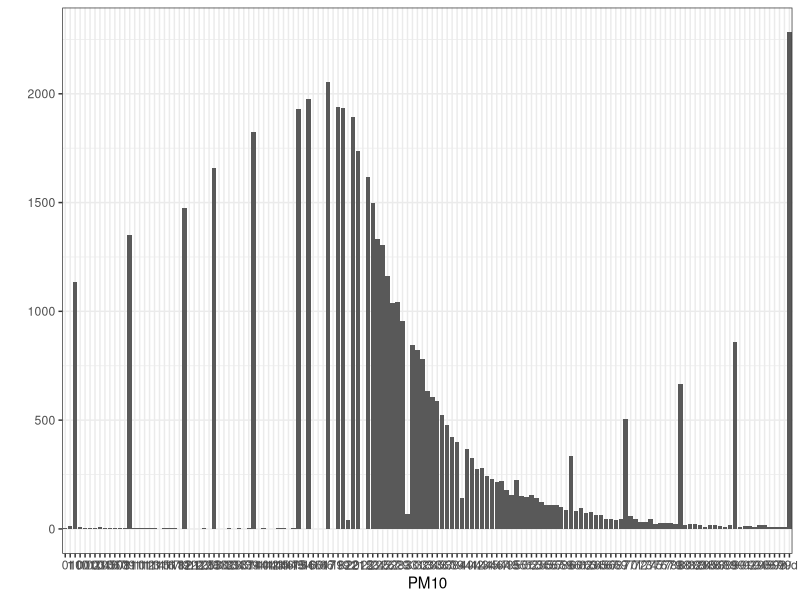
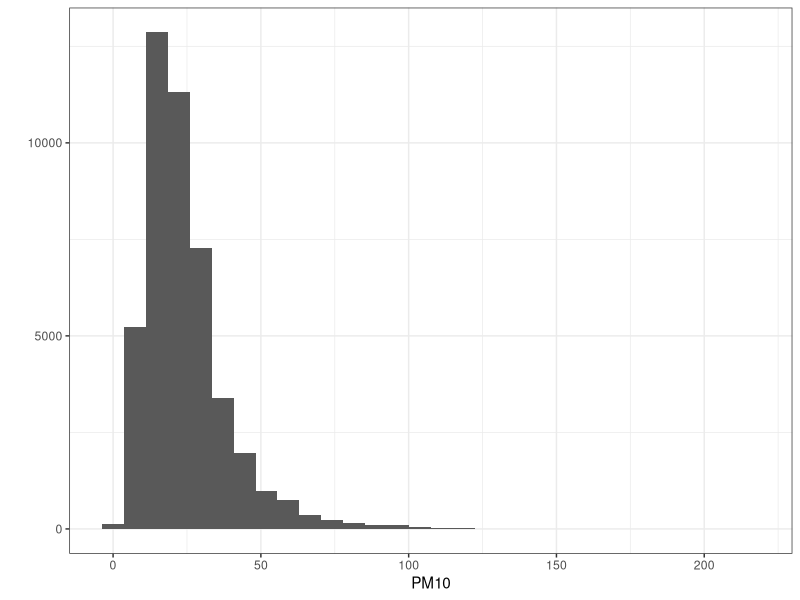
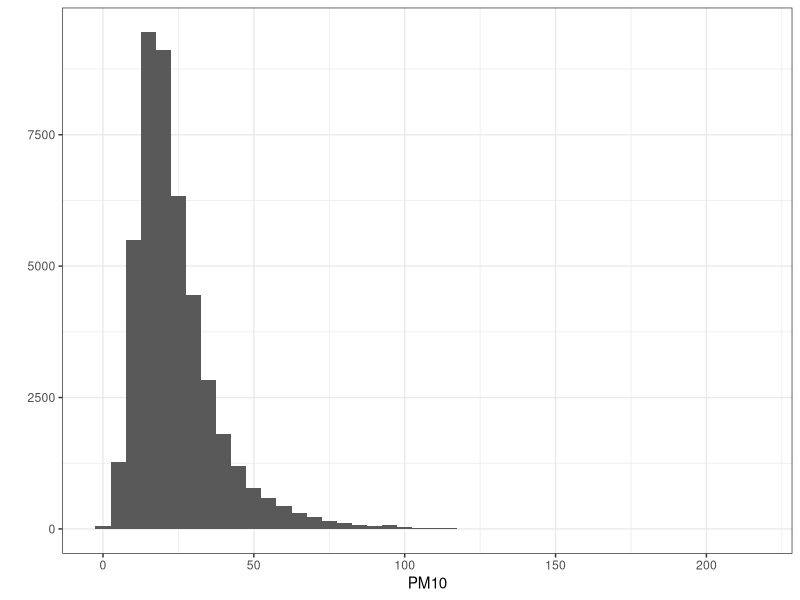
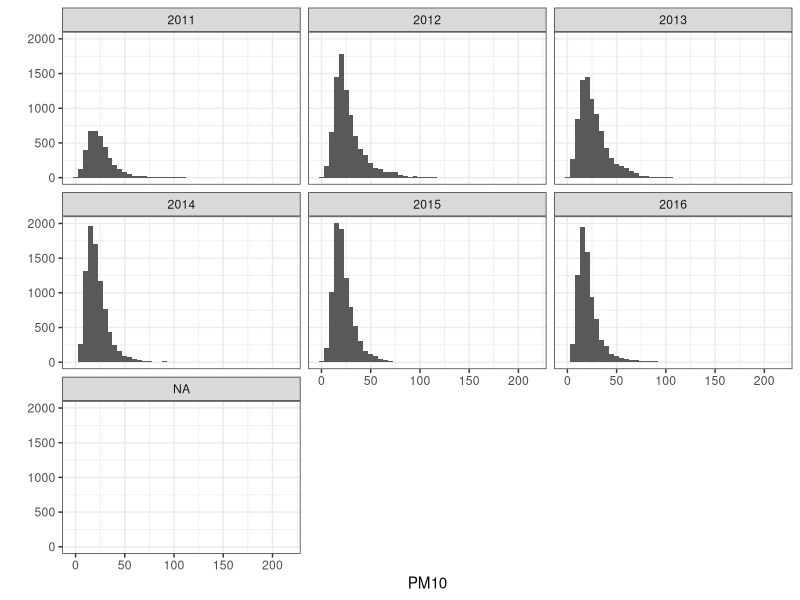
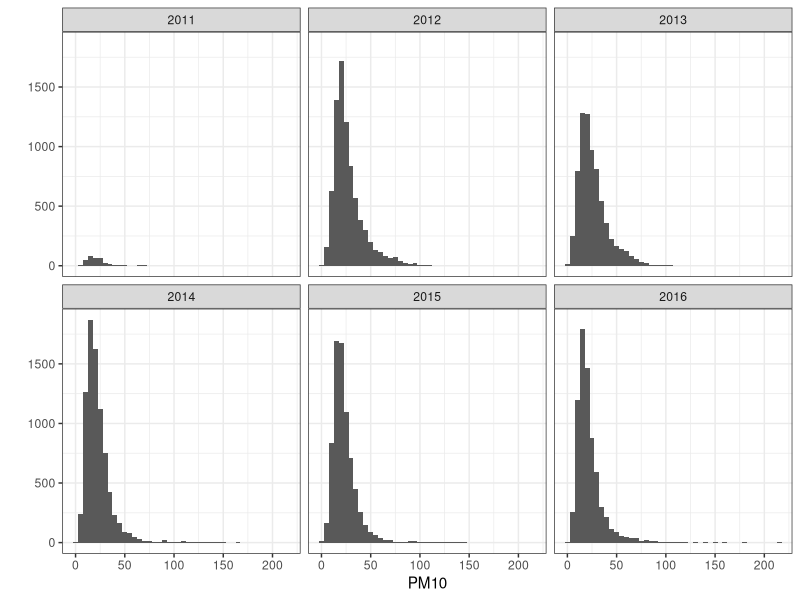
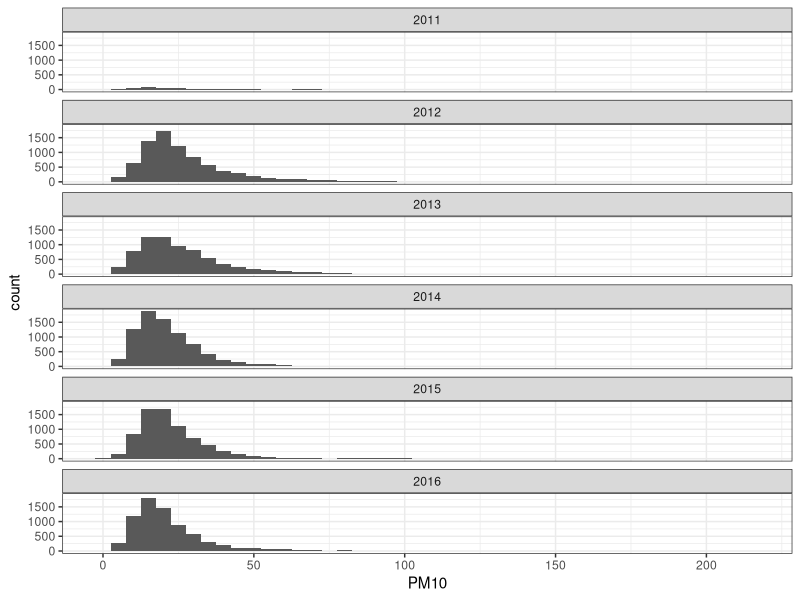
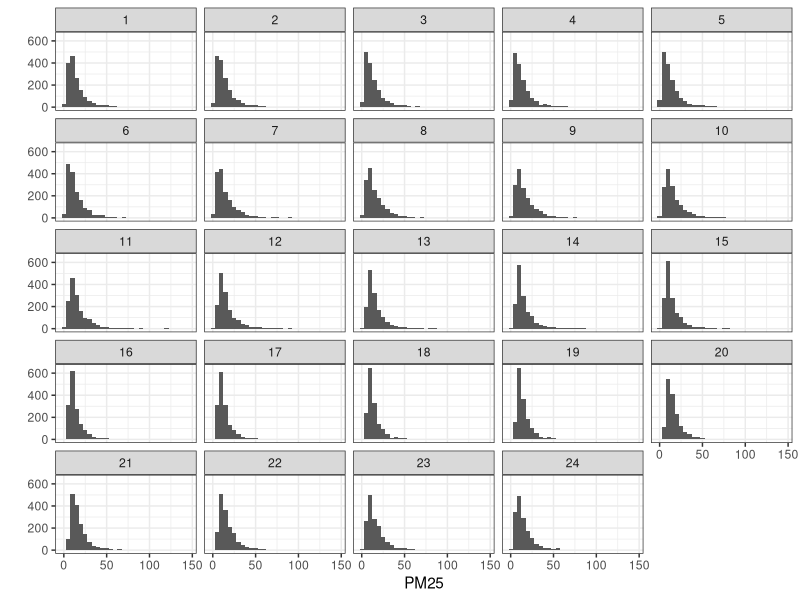
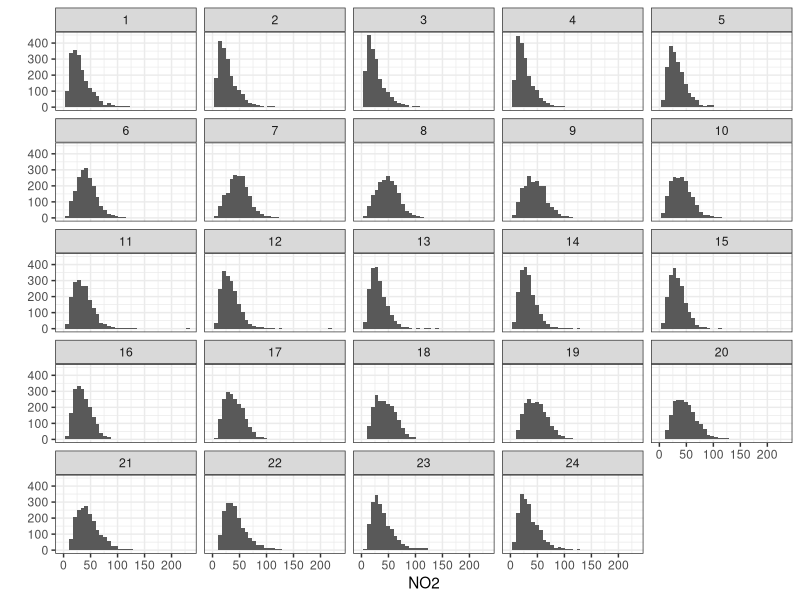

The R source for these figures, in order:
## ---- chunk 1
knitr::opts_chunk$set(echo = TRUE)
library(ggplot2)
library(tidyverse)
library(GGally)
library(lubridate)

theme_set(theme_bw())

## ---- chunk 2
airparif <- read.csv("airparif_centre_8_12_2016.csv", sep = ";", stringsAsFactors = FALSE)
#airparif <- read.csv("airparif_centre_8_12_2016.csv", sep = ";")

dim(airparif)
str(airparif)
summary(airparif)
head(airparif,20)
tail(airparif,20)

## ---- chunk 3

airparif$date <- as.Date(airparif$date, format = "%d/%m/%Y") 
str(airparif)

## ---- chunk 4

# remove 1st row
airparif <- airparif[-1,]

# make a copy
airparif$date2 <- airparif$date

airparif <- separate(airparif, date2, c("year", "month", "day"), sep="-")
str(airparif)

#fix malformed date for row 212
#airparif$date[212] <- "2011-07-20"

#try again
#airparif <- separate(airparif, date, c("year", "month", "day"), sep="-")

## ---- chunk 5

# get column names
names(airparif)


## ---- chunk 6

qplot(data = airparif, PM10)

## ---- chunk 7

str(airparif)

## ---- chunk 8

# create list of cols to convert
cols<- names(airparif)
cols.num <- cols[3:length(airparif)]

# convert pollutants to numeric
airparif[cols.num] <- lapply(airparif[cols.num], as.numeric)


# this converts everything to a list
# need to reconvert to df
airparif <- data.frame(airparif)
str(airparif)
summary(airparif)


# plot again
qplot(data = airparif, PM10)

# increase # of bins
qplot(data = airparif, PM10, binwidth = 5)


## ---- chunk 9
# by year
qplot(data = airparif, PM10, binwidth = 5, facets = ~year)

# remove the NA values
qplot(data = na.omit(airparif), PM10, binwidth = 5, facets = ~year)

# what were the max values for each year?
tapply(airparif$PM10, airparif$year, summary)

ggplot(aes(PM10), data = na.omit(airparif)) +
  geom_histogram(binwidth = 5) +
  facet_wrap(~year, ncol = 1)

## ---- chunk 10

qplot(data = na.omit(airparif), PM25, binwidth = 5, facets = ~heure)
qplot(data = airparif, NO2, binwidth = 7, facets = ~heure)
qplot(data = airparif, O3, binwidth = 3, facets = ~year)
qplot(data = na.omit(airparif), CO, facets = ~year)


## ---- chunk 11

ggplot(aes(x = as.factor(year), y = PM10), data = na.omit(airparif)) +
  geom_boxplot(na.rm = TRUE)

ggplot(aes(x = as.factor(year), y = PM25), data = airparif) +
  geom_boxplot()

ggplot(aes(x = as.factor(year), y = NO2), data = airparif) +
  geom_boxplot()

ggplot(aes(x = as.factor(year), y = O3), data = airparif) +
  geom_boxplot()

## ---- chunk 12

ggplot(data = airparif, aes(x = date, y = PM25)) +
  geom_point(alpha = 0.2)

## ---- chunk 13
  
summary <- airparif %>% 
  group_by(date) %>% 
  summarise_each(funs(mean), PM10, PM25, NO2, O3, CO) %>% 
  ungroup() 

#mutate(yr.month = year * 100 + month) %>% 
  #group_by(yr.month) %>% 
  #arrange(yr.month)'''
  

head(summary)
tail(summary)

## ---- chunk 14

# plot trend

ggplot(aes(date, PM10), data = na.omit(summary)) +
  geom_line()
  

## ---- chunk 15

ggplot(aes(date, PM10), data = summary) +
  geom_line() +
  geom_hline(yintercept = 25, col = "green") +
  geom_hline(yintercept = 50, col = "yellow") +
  geom_hline(yintercept = 75, col = "orange") +
  geom_hline(yintercept = 100, col = "red")
## ---- chunk 16

# add a levels column to summary

#x <- list(1:3, 4:6)
#do.call(cbind, lapply(x, function(i) rowMeans(dat[, i])))

x = summary[2:6]
x

# create function to set pollution levels



pollution.level <- function(x, lower = 0, upper = 100, 
                            by = 25, sep = "-", above.char = "+") {
 labs <- c("very low", "low", "medium", "high", "very high")

 cut(floor(x), 
     breaks = c(seq(lower, upper, by = by), Inf),
     right = FALSE, 
     labels = labs)
}

# apply to all the columns of x
x[1:5] <- lapply(x[1:5], pollution.level)





## ---- chunk 17

levels <- cbind(summary[1], x)

# gather(cases, "year", "n", 2:4)
levels.long <- gather(levels, "pollutant", "level", 2:6)

#spread(pollution, size, amount)

# reshaping to long format
count.levels.l <- levels %>% 
  # collapse pollutant columns into one
  # create new 'level' column
  gather(pollutant, level, 2:6) %>% 
  group_by(year(date), pollutant, level) %>% 
  # count number of days at each level
  summarise(n = n())

str(count.levels.l)

# need to conver 'level' col to ordered factor
count.levels.l$level <- ordered(count.levels.l$level, 
                                levels = c("very low", "low", "medium", 
                                           "high", "very high", "NA"))

# now reshape to wide format, count days, 
# fill missing vals with zeros
count.levels.w <- count.levels.l %>%
  spread(level, n, fill=0)

# and let's gather once more
test <- count.levels.w %>% 
  ungroup() %>% 
  group_by('year(date)') %>% 
  gather(pollutant, level, 3:8) 
  


## ---- chunk 18

ggplot(data = count.levels.l, aes(x=level,
                                  group = level, 
                                  fill = pollutant)) +
  geom_bar() + 
  scale_x_discrete("Pollution Level") +
  scale_y_continuous("Number of Days") +
  facet_grid(~pollutant) 
## ---- chunk 19


